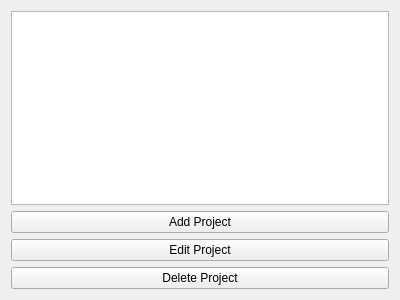
<?xml version="1.0" encoding="UTF-8"?>
<ui version="4.0">
 <class>Projects</class>
 <widget class="QWidget" name="Projects">
  <property name="geometry">
   <rect>
    <x>0</x>
    <y>0</y>
    <width>400</width>
    <height>300</height>
   </rect>
  </property>
  <property name="windowTitle">
   <string>Form</string>
  </property>
  <layout class="QVBoxLayout" name="verticalLayout">
   <item>
    <widget class="QTableWidget" name="projectTable"/>
   </item>
   <item>
    <widget class="QPushButton" name="addProjectButton">
     <property name="text">
      <string>Add Project</string>
     </property>
    </widget>
   </item>
   <item>
    <widget class="QPushButton" name="editProjectButton">
     <property name="text">
      <string>Edit Project</string>
     </property>
    </widget>
   </item>
   <item>
    <widget class="QPushButton" name="deleteProjectButton">
     <property name="text">
      <string>Delete Project</string>
     </property>
    </widget>
   </item>
  </layout>
 </widget>
 <resources/>
 <connections/>
</ui>
